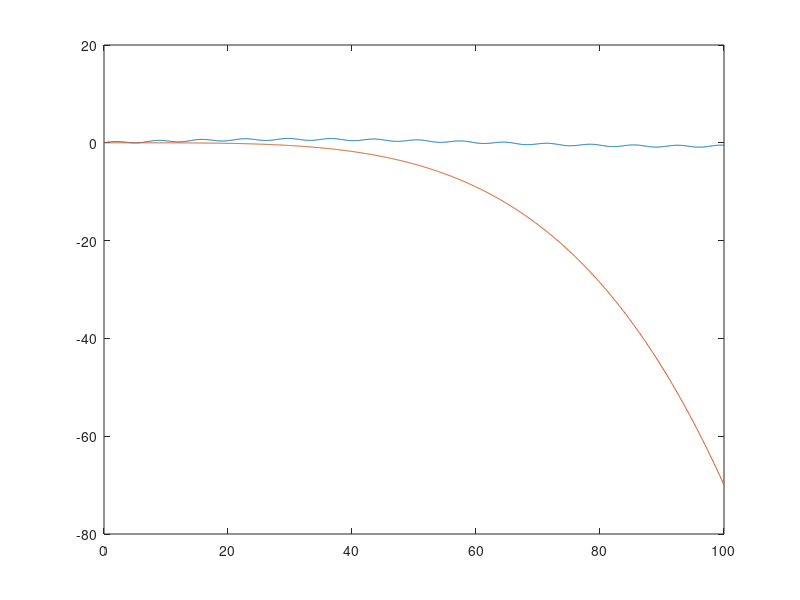

Recreate this plot in MATLAB.
clear
close
clc
x=0:0.1:100;
depth=-10:0.1:10;

z=0.1*(1+sin(depth));
y=0.2*sin(0.9*x)+0.7*sin(0.05*x); % +z;

cs=y(1);%+0.1*rand;
cg=y(end);%+0.1*rand;

plot(x,y)

a=0.000001*(1-2*rand(1,5));
a(1)=0;
for i=1:length(x)
for j=1:length(a) 
    X(j,i)=x(i)^(j-1);
end
end

for i=1:length(x)

    yy(i)=a*X(:,i);

end



hold on
plot(x,yy);

while abs(yy(end)-cg)>0.001
    abs(yy(end)-cg)
%    f0=yy(end)-cg;
   
   g=a*0; 
   temp=a*0;
   
   for j=2:length(a) 
       temp=a*0;
       temp(j)=0.00000001;
   g(j)=(a+temp)*X(:,end)-cg;
   end 
   a=a-0.0000001*g;
    yy(end)=a*X(:,end);
    
end


for i=1:length(x)

    yy(i)=a*X(:,i);

end

hold on
plot(x,yy,'k');





